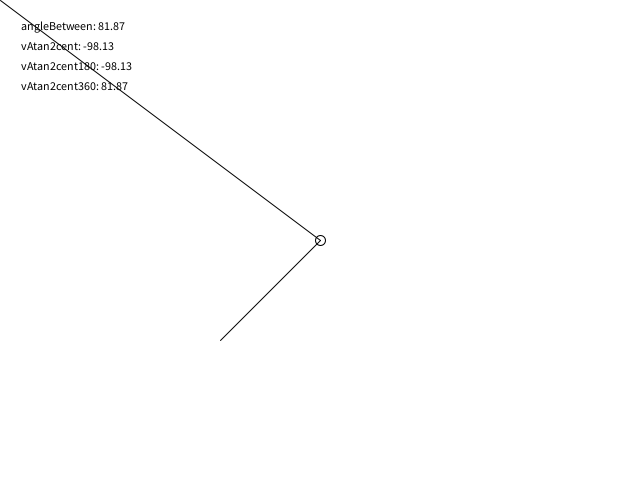
Frame 1 (no input)
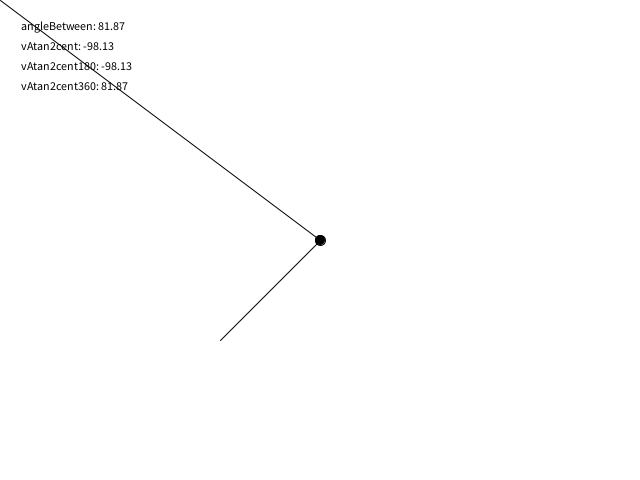
Frame 60 (the mouse pressed at the canvas centre just before this capture)
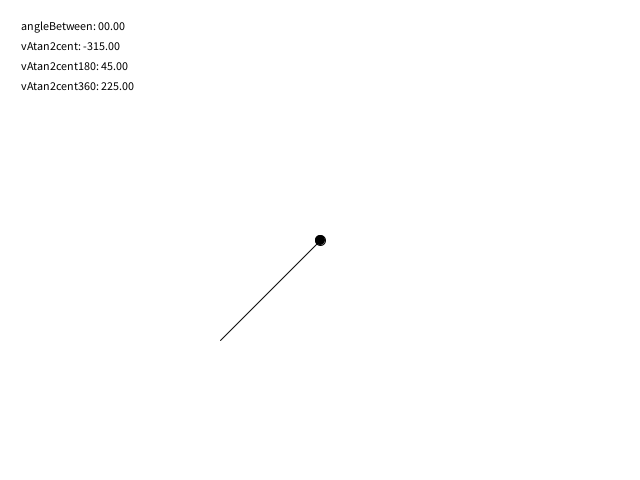
Frame 120 (the mouse held since frame 60 and released just before this capture)

The Processing sketch that drew these frames (run headless with seeded random() and noise(); from frame 60 on, the mouse is pressed at the canvas centre):

// Processing sketch: processing_123457
// ── processing_123457.pde

PVector mid, v, m;
void setup() {
  size(640, 480);
  mid = new PVector(0, 0);
  v = new PVector(-100, 100);
}
void draw() {
  background(255);
  translate(width*0.5, height*0.5);
  ellipse(0, 0, 10, 10);
  m = new PVector(mouseX - width*0.5, mouseY - height*0.5);
  line(mid.x, mid.y, v.x, v.y);
  line(mid.x, mid.y, m.x, m.y);
  fill(0);
  text("angleBetween: " + nf(degrees(PVector.angleBetween(PVector.sub(mid, v), PVector.sub(mid, m))),2,2), 20-width*0.5, 20-height*0.5, 200, 200);
  text("vAtan2cent: " + nf(degrees(vAtan2cent(mid, m, v)),2,2), 20-width*0.5, 40-height*0.5, 200, 200);
  text("vAtan2cent180: " + nf(degrees(vAtan2cent180(mid, m, v)),2,2), 20-width*0.5, 60-height*0.5, 200, 200);
  text("vAtan2cent360: " + nf(degrees(vAtan2cent360(mid, m, v)),2,2), 20-width*0.5, 80-height*0.5, 200, 200);
}
float vAtan2(PVector v1, PVector v2) {
  return atan2(v1.x, v1.y) - atan2(v2.x, v2.y);
}
float vAtan2cent(PVector cent, PVector v2, PVector v1) {
  v1.sub(cent);
  v2.sub(cent);
  v2.mult(-1);
  float ang = atan2(v2.y, v2.x) - atan2(v1.y, v1.x);
  return ang;
}
float vAtan2cent180(PVector cent, PVector v2, PVector v1) {
  v1.sub(cent);
  v2.sub(cent);
  v2.mult(-1);
  float ang = atan2(v2.y, v2.x) - atan2(v1.y, v1.x);
  if(ang < 0) ang = TWO_PI + ang ;
  ang -=PI;
  return ang;
}
float vAtan2cent360(PVector cent, PVector v2, PVector v1) {
  v1.sub(cent);
  v2.sub(cent);
  float ang = atan2(v2.y, v2.x) - atan2(v1.y, v1.x);
  if(ang < 0) ang = TWO_PI + ang ;
  return ang;
}
